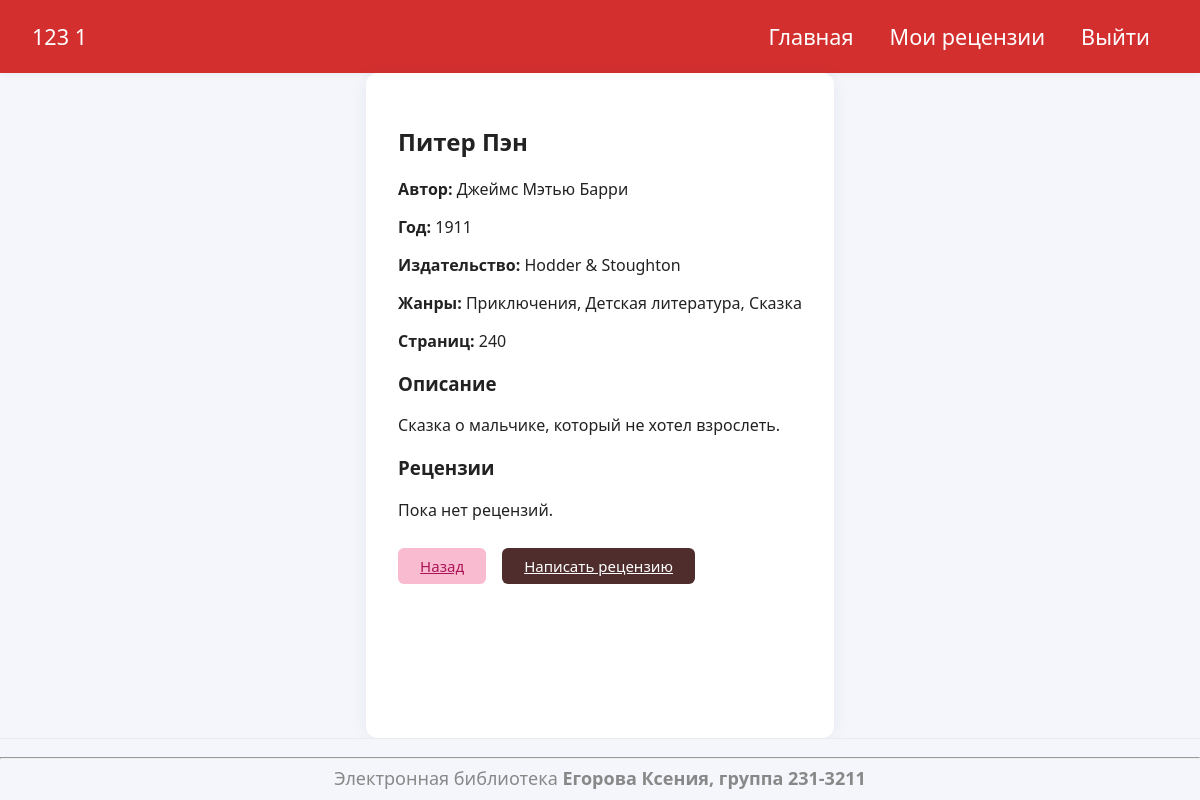
Page /book/31 (signed in) on the committed database.
### models.py (models this page shows)
class User(UserMixin, db.Model):
    __tablename__ = 'users'
    id: int = db.Column(db.Integer, primary_key=True)
    username: str = db.Column(db.String(64), unique=True, nullable=False)
    password_hash: str = db.Column(db.String(128), nullable=False)
    last_name: str = db.Column(db.String(64), nullable=False)
    first_name: str = db.Column(db.String(64), nullable=False)
    middle_name: str = db.Column(db.String(64))
    role_id: int = db.Column(db.Integer, db.ForeignKey('roles.id'), nullable=False)
    reviews = db.relationship('Review', backref='user', lazy=True)

class Book(db.Model):
    __tablename__ = 'books'
    id: int = db.Column(db.Integer, primary_key=True)
    title: str = db.Column(db.String(255), nullable=False)
    description: str = db.Column(db.Text, nullable=False)
    year: int = db.Column(db.Integer, nullable=False)
    publisher: str = db.Column(db.String(128), nullable=False)
    author: str = db.Column(db.String(128), nullable=False)
    pages: int = db.Column(db.Integer, nullable=False)
    genres = db.relationship('Genre', secondary='books_genres', back_populates='books')
    cover_id: int = db.Column(db.Integer, db.ForeignKey('covers.id', ondelete='SET NULL'))
    cover = db.relationship('Cover', backref='books', foreign_keys=[cover_id])
    reviews = db.relationship('Review', backref='book', lazy=True, cascade="all, delete-orphan")

class Genre(db.Model):
    __tablename__ = 'genres'
    id: int = db.Column(db.Integer, primary_key=True)
    name: str = db.Column(db.String(64), unique=True, nullable=False)
    books = db.relationship('Book', secondary='books_genres', back_populates='genres')

### app.py (the view)
@app.route('/book/<int:book_id>')
def book_view(book_id):
    book = Book.query.get_or_404(book_id)
    book.description_html = sanitize_html(book.description)
    reviews = Review.query.filter_by(book_id=book.id).join(ReviewStatus).filter(ReviewStatus.name=='approved').order_by(Review.created_at.desc()).all()
    for r in reviews:
        r.text_html = sanitize_html(r.text)
    can_review = False
    if current_user.is_authenticated and current_user.role.name in ['user', 'moderator', 'admin']:
        exists = Review.query.filter_by(book_id=book.id, user_id=current_user.id).first()
        if not exists:
            can_review = True
    return render_template('book_view.html', book=book, reviews=reviews, can_review=can_review)

### app.py (called while the page is built)
def sanitize_html(text):
    return bleach.clean(
        markdown.markdown(text),
        tags=list(bleach.sanitizer.ALLOWED_TAGS) + ['p', 'pre', 'span'],
        attributes=bleach.sanitizer.ALLOWED_ATTRIBUTES
    )

@login_manager.user_loader
def load_user(user_id):
    return db.session.get(User, int(user_id))

### templates/book_view.html (shortened to what this page needs)
{% extends 'base.html' %}
{% block content %}
<h2>{{ book.title }}</h2>
<p><b>Автор:</b> {{ book.author }}</p>
<p><b>Год:</b> {{ book.year }}</p>
<p><b>Издательство:</b> {{ book.publisher }}</p>
<p><b>Жанры:</b>
    {% for genre in book.genres %}
        {{ genre.name }}{% if not loop.last %}, {% endif %}
    {% endfor %}
</p>
<p><b>Страниц:</b> {{ book.pages }}</p>
<h3>Описание</h3>
<div>{{ book.description_html|safe }}</div>
<h3>Рецензии</h3>
{% for review in reviews %}
    <div style="border:1px solid #ccc; margin:10px 0; padding:10px;">
        <b>{{ review.user.last_name }} {{ review.user.first_name }}</b> — Оценка: {{ review.rating }}<br>
        <div>{{ review.text_html|safe }}</div>
        <small>Добавлено: {{ review.created_at.strftime('%d.%m.%Y %H:%M') }}</small>
    </div>
{% else %}
    <p>Пока нет рецензий.</p>
{% endfor %}
<div style="display: flex; gap: 16px; margin-top: 24px;">
    <a href="/" class="btn" style="background:#888;">Назад</a>
    {% if can_review %}
        <a href="/book/{{ book.id }}/review" class="btn">Написать рецензию</a>
    {% endif %}
</div>
{% endblock %}

### templates/base.html (shortened to what this page needs)
<!DOCTYPE html>
<html lang="ru">
<head>
    <link rel="stylesheet" href="/static/style.css">
</head>
<body>
    <nav>
        <div class="nav-left">
            {% if current_user.is_authenticated %}
                <span class="nav-user">
                    {{ current_user.first_name }} {{ current_user.last_name }}
                </span>
            {% else %}
                <span class="nav-user">Гость</span>
            {% endif %}
        </div>
        <div class="nav-right">
            <a href="/">Главная</a>
            {% if current_user.is_authenticated %}
                {% if current_user.role.name == 'user' %}
                    <a href="/my-reviews">Мои рецензии</a>
                {% elif current_user.role.name == 'moderator' %}
                    <a href="/moderate">Модерация рецензий</a>
                {% endif %}
                <a href="/logout">Выйти</a>
            {% else %}
                <a href="/login">Войти</a>
            {% endif %}
        </div>
    </nav>
    <main>
        {% block content %}{% endblock %}
    </main>
    <footer>
        <hr>
        <small style="font-size: 18px;">Электронная библиотека <b>Егорова Ксения, группа 231-3211</b></small>
    </footer>
</body>
</html>

### static/style.css (style rules this page uses)
body { font-family: 'Segoe UI', Arial, sans-serif; margin: 0; padding: 0; background: #f4f6fb; color: #222; }
nav { background: #d32f2f; color: #fff; padding: 22px 0 22px 30px; font-size: 1.35em; box-shadow: 0 2px 6px rgba(0,0,0,0.04); }
nav a { color: #fff; margin-right: 18px; text-decoration: none; font-weight: 500; transition: color 0.2s; }
nav span { margin-left: 30px; font-weight: 400; color: #ffd700; }
main { max-width: 1600px; margin: 0 auto; background: #fff; padding: 32px 32px 24px 32px; border-radius: 12px; box-shadow: 0 2px 16px rgba(44,62,80,0.07); }
footer { text-align: center; margin: 0; color: #888; font-size: 15px; }
.btn, .btn-small, button, input[type="submit"] { background: #502d2d; color: #fff; border: none; padding: 8px 22px; border-radius: 6px; font-size: 15px; cursor: pointer; margin: 3px 0; transition: background 0.2s, color 0.2s; font-family: inherit; }

### templates/base.html (style rules this page uses)
html, body { height: 100%; }
body { min-height: 100vh; display: flex; flex-direction: column; }
main { flex: 1 0 auto; }
nav { display: flex; justify-content: space-between; align-items: center; padding-right: 32px; padding-left: 32px; }
.nav-left { display: flex; align-items: center; gap: 18px; }
.nav-user { color: #fff; font-weight: 500; margin-left: 0; }
.nav-right { display: flex; align-items: center; gap: 18px; }
.nav-right a { margin-left: 0; }
footer { text-align: center; padding: 10px 0; background-color: #f4f6fb; border-top: 1px solid #e9ecef; box-sizing: border-box; }

### rows in the picture
User: first_name "123", last_name "1"
Book: title "Питер Пэн", author "Джеймс Мэтью Барри", year "1911", publisher "Hodder & Stoughton", pages "240", description_html "Сказка о мальчике, который не хотел взрослеть."
Genre: name "Приключения"
Genre: name "Детская литература"
Genre: name "Сказка"
